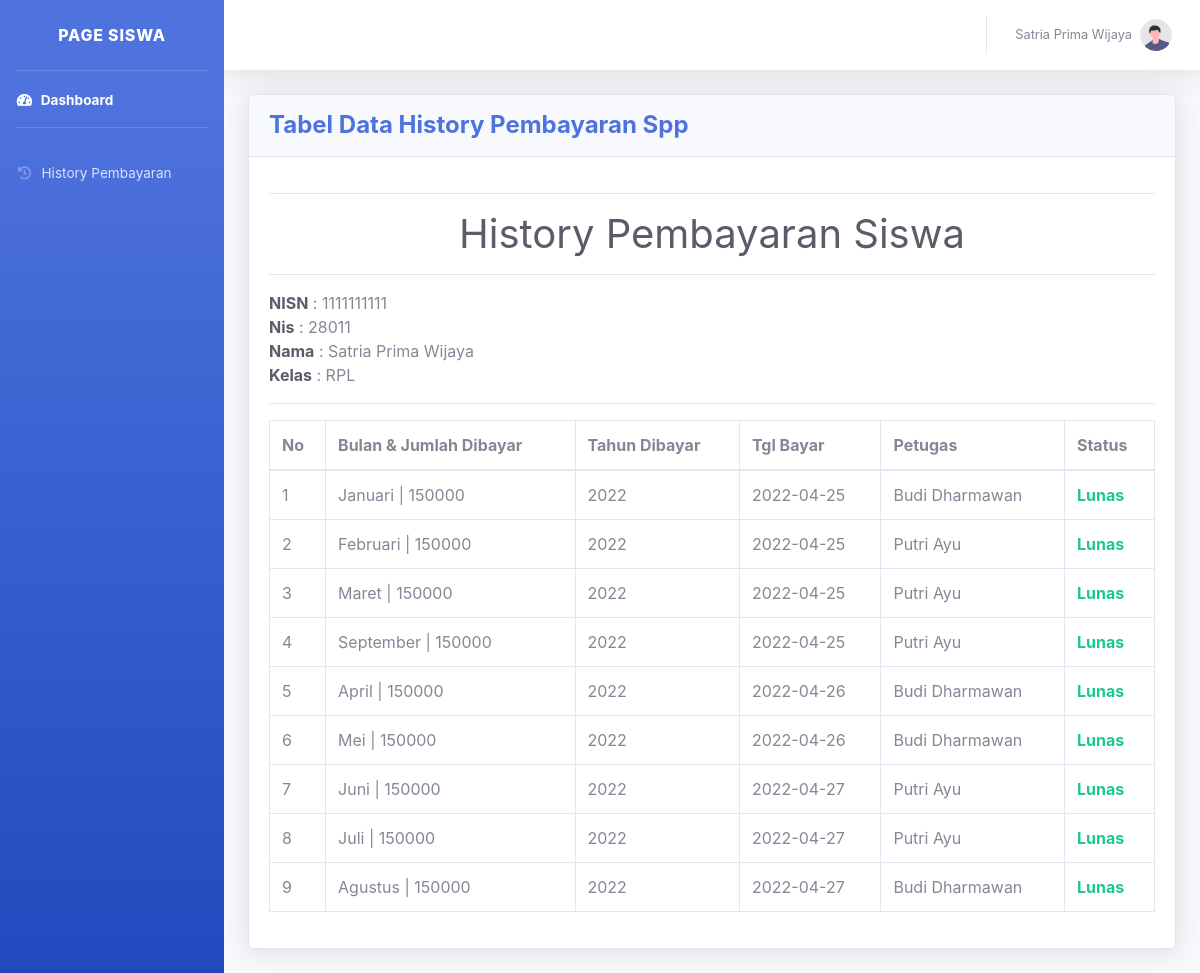
The page /views/siswa/index.php?page=history-pembayaran (signed in) on the database its author committed.
### tables this page shows
CREATE TABLE `siswa` (
  `nisn` char(10) NOT NULL,
  `nis` char(8) NOT NULL,
  `nama` varchar(35) NOT NULL,
  `id_kelas` int(11) NOT NULL,
  `alamat` text NOT NULL,
  `no_telp` varchar(13) NOT NULL,
  `id_spp` int(11) NOT NULL
);

CREATE TABLE `kelas` (
  `id_kelas` int(11) NOT NULL,
  `nama_kelas` varchar(10) NOT NULL,
  `kompetensi_keahlian` varchar(50) NOT NULL
);

CREATE TABLE `pembayaran` (
  `id_pembayaran` int(11) NOT NULL,
  `id_petugas` int(11) NOT NULL,
  `nisn` char(10) NOT NULL,
  `tgl_bayar` date NOT NULL,
  `bulan_dibayar` varchar(9) NOT NULL,
  `tahun_dibayar` varchar(4) NOT NULL,
  `id_spp` int(11) NOT NULL,
  `jumlah_bayar` int(11) NOT NULL
);

CREATE TABLE `petugas` (
  `id_petugas` int(11) NOT NULL,
  `username` varchar(25) NOT NULL,
  `password` varchar(32) NOT NULL,
  `nama_petugas` varchar(35) NOT NULL,
  `level` enum('admin','petugas') NOT NULL
);

### class/adminSiswa.php (called while the page is built)
<?php
require_once '../../config/database.php';
class AdminSiswa extends Database
{
    public function getDataSiswaByNisn($nisn) {
        $query = "SELECT * FROM siswa WHERE nisn=$nisn";
        $result = $this->query($query);
        return $result;
    }
    public function getDataPetugas() {
        $query = "SELECT * FROM petugas ";
        $result = $this->query($query);
        return $result;
    }
    public function getDataKelas() {
        $query = "SELECT * FROM kelas ";
        $result = $this->query($query);
        return $result;
    }
    public function getDataPembayaranByNisn($nisn) {
        $query = "SELECT * FROM pembayaran WHERE nisn=$nisn ";
        $result = $this->query($query);
        return $result;
    }
}

### config/database.php (called while the page is built, shortened)
<?php
class Database
{
    private $host = "localhost";
    private $user = "root";
    private $pass = "rootuser";
    private $dbname = "admin_ukk_spp";
    public function __construct()
    {
        $this->koneksi = mysqli_connect($this->host, $this->user, $this->pass, $this->dbname);
    }
    public function query($query) {
        $result = mysqli_query($this->koneksi, $query);
        while($row = mysqli_fetch_assoc($result)) {
            $rows[] = $row;
        }
        return isset($rows) ? $rows : '';
    }
}

### views/siswa/historyPembayaran.php (the view)
<?php
$datasiswa = $admin->getDataSiswaByNisn($_SESSION['nisn']);
$datapetugas = $admin->getDataPetugas();
$datakelas = $admin->getDataKelas();
$datapembayaran = $admin->getDataPembayaranByNisn($_SESSION['nisn']);
?>
    <div id="wrapper">
                <div class="container-fluid">
                    <div class="card shadow mb-4">
                        <div class="card-header py-3 d-flex justify-content-between">
                            <h4 class="m-0 font-weight-bold text-primary">Tabel Data History Pembayaran Spp</h4>
                        </div>
                        <div class="card-body">
                        <hr>
                        <h1 class="text-center text-dark">History Pembayaran Siswa</h1>
                        <hr>
                        <?php foreach($datasiswa as $siswa): ?>
                           <span class="font-weight-bold text-dark">NISN</span> : <span><?= $siswa['nisn'] ?></span> <br>
                           <span class="font-weight-bold text-dark">Nis</span> : <span><?= $siswa['nis'] ?></span> <br>
                           <span class="font-weight-bold text-dark">Nama</span> : <span><?= $siswa['nama'] ?></span> <br>
                           <?php foreach($datakelas as $kelas): ?>
                                <?php if($kelas['id_kelas'] == $siswa['id_kelas']): ?>
                                    <span class="font-weight-bold text-dark">Kelas</span> : <span><?= $kelas['nama_kelas'] ?></span> <br>
                                <?php endif; ?>
                            <?php endforeach; ?>
                        <?php endforeach; ?>
                        <hr>
                            <div class="table-responsive">
                                <table class="table table-bordered" id="dataTable" width="100%" cellspacing="0">
                                    <thead>
                                        <tr>
                                            <th>No</th>
                                            <th>Bulan & Jumlah Dibayar</th>
                                            <th>Tahun Dibayar</th>
                                            <th>Tgl Bayar</th>
                                            <th>Petugas</th>
                                            <th>Status</th>
                                        </tr>
                                    </thead>
                                    <tbody>
                                    <?php $i = 1; ?>
                                    <?php foreach($datapembayaran as $bayar): ?>
                                        <tr>
                                            <td><?= $i ?></td>
                                            <td><?= $bayar['bulan_dibayar'] ?> | <?= $bayar['jumlah_bayar'] ?></td>
                                            <td><?= $bayar['tahun_dibayar'] ?></td>
                                            <td><?= $bayar['tgl_bayar'] ?></td>
                                            <?php foreach($datapetugas as $petugas): ?>
                                                <?php if($petugas['id_petugas'] == $bayar['id_petugas']): ?>
                                                    <td><?= $petugas['nama_petugas'] ?></td>
                                                <?php endif; ?>
                                            <?php endforeach; ?>
                                            <td><span class="text-success font-weight-bold">Lunas</span></td>
                                        </tr>
                                    <?php $i++; ?>
                                    <?php endforeach; ?>
                                    </tbody>
                                </table>
                            </div>
                        </div>
                    </div>
                </div>
            </div>
        </div>
    </div>

### views/siswa/index.php (shortened to what this page needs)
<?php
require_once '../../class/adminSiswa.php';
$admin = new AdminSiswa;
?>
<!DOCTYPE html>
<html lang="en">
<head>
    <link href="../../assets/vendor/fontawesome-free/css/all.min.css" rel="stylesheet" type="text/css">
    <link href="../../assets/css/sb-admin-2.min.css" rel="stylesheet">
</head>
<body id="page-top">
<?php include 'header.php'; ?>
<?php include 'pages.php'; ?>
<?php include 'footer.php'; ?>

### views/siswa/header.php (shortened to what this page needs)
<div id="wrapper">
    <ul class="navbar-nav bg-gradient-primary sidebar sidebar-dark accordion" id="accordionSidebar">
        <a class="sidebar-brand d-flex align-items-center justify-content-center" href="index.html">
            <div class="sidebar-brand-text mx-3">Page Siswa</div>
        </a>
        <hr class="sidebar-divider my-0">
        <li class="nav-item active">
            <a class="nav-link" href="?page=dashboard">
                <i class="fas fa-fw fa-tachometer-alt"></i>
                <span>Dashboard</span></a>
        </li>
        <hr class="sidebar-divider">
        <li class="nav-item ">
            <a class="nav-link" href="?page=history-pembayaran">
                <i class="fas fa-fw fa-history"></i>
                <span>History Pembayaran</span></a>
        </li>
    </ul>
    <div id="content-wrapper" class="d-flex flex-column">
        <div id="content">
            <nav class="navbar navbar-expand navbar-light bg-white topbar mb-4 static-top shadow">
                <ul class="navbar-nav ml-auto">
                    <li class="nav-item dropdown no-arrow">
                        <a class="nav-link dropdown-toggle" href="#" id="userDropdown" role="button"
                            data-toggle="dropdown" aria-haspopup="true" aria-expanded="false">
                            <span class="mr-2 d-none d-lg-inline text-gray-600 small text-capitalize"><?= $_SESSION['user_session']['nama']  ?></span>
                            <img class="img-profile rounded-circle"
                                src="../../assets/img/undraw_profile.svg">
                        </a>
                    </li>
                </ul>
            </nav>

### views/siswa/pages.php (shortened to what this page needs)
<?php
if(isset($_GET['page'])) {
    if($_GET['page'] == "dashboard") {
        include 'dashboard.php';
    }
    elseif($_GET['page'] == "history-pembayaran") {
        include 'historyPembayaran.php';
    }
    elseif($_GET['page'] == "delete-siswa") {
        $admin->deleteSiswa($_GET['nisn'], $_GET['id_spp']);
    }
    elseif($_GET['page'] == "delete-petugas") {
        $admin->deletePetugas($_GET['id_petugas']);
    }
    elseif($_GET['page'] == "delete-kelas") {
        $admin->deleteKelas($_GET['id_kelas']);
    }
    elseif($_GET['page'] == "delete-spp") {
        $admin->deleteSpp($_GET['id_spp']);
    }
    elseif($_GET['page'] == "logout") {
        session_destroy();
        echo "<script>window.location.href='../../index.php';</script>";
    }
}

### views/siswa/footer.php (shortened to what this page needs)
</div>
</body>
</html>

### rows shown on the page
siswa: nisn "1111111111", nis "28011", nama "Satria Prima Wijaya"
kelas: nama_kelas "RPL"
pembayaran: bulan_dibayar "Januari", jumlah_bayar "150000", tahun_dibayar "2022", tgl_bayar "2022-04-25"
petugas: nama_petugas "Budi Dharmawan"
pembayaran: bulan_dibayar "Februari", jumlah_bayar "150000", tahun_dibayar "2022", tgl_bayar "2022-04-25"
petugas: nama_petugas "Putri Ayu"
pembayaran: bulan_dibayar "Maret", jumlah_bayar "150000", tahun_dibayar "2022", tgl_bayar "2022-04-25"
pembayaran: bulan_dibayar "September", jumlah_bayar "150000", tahun_dibayar "2022", tgl_bayar "2022-04-25"
pembayaran: bulan_dibayar "April", jumlah_bayar "150000", tahun_dibayar "2022", tgl_bayar "2022-04-26"
pembayaran: bulan_dibayar "Mei", jumlah_bayar "150000", tahun_dibayar "2022", tgl_bayar "2022-04-26"
pembayaran: bulan_dibayar "Juni", jumlah_bayar "150000", tahun_dibayar "2022", tgl_bayar "2022-04-27"
pembayaran: bulan_dibayar "Juli", jumlah_bayar "150000", tahun_dibayar "2022", tgl_bayar "2022-04-27"
pembayaran: bulan_dibayar "Agustus", jumlah_bayar "150000", tahun_dibayar "2022", tgl_bayar "2022-04-27"

### other values the page prints
$_SESSION['user_session']['nama'] "Satria Prima Wijaya"
